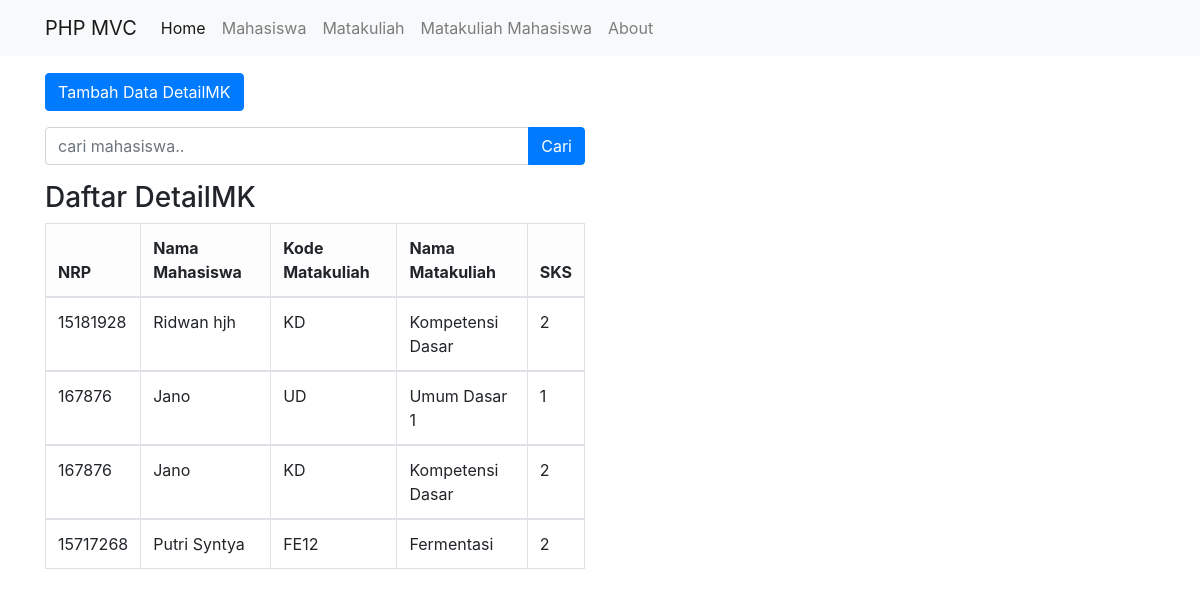
Screenshot of /public/detailmk with the database file from the repository.
### tables this page shows
CREATE TABLE `mk_mhs` (
  `id_detail` int(11) NOT NULL,
  `id_mk` int(11) NOT NULL,
  `id_mhs` int(11) NOT NULL
);

CREATE TABLE `mahasiswa` (
  `id` int(11) NOT NULL,
  `nama` varchar(255) DEFAULT NULL,
  `nrp` varchar(255) DEFAULT NULL,
  `email` varchar(255) DEFAULT NULL,
  `jurusan` varchar(255) DEFAULT NULL
);

CREATE TABLE `matakuliah` (
  `id` int(11) NOT NULL,
  `kode` varchar(5) NOT NULL,
  `nama_mk` varchar(50) NOT NULL,
  `sks` int(11) NOT NULL
);

### app/core/Controller.php (called while the page is built, shortened)
<?php
class Controller {
    public function view($view, $data = [])
    {
        require_once '../app/views/' . $view . '.php';
    }
    public function model($model)
    {
        return new $model;
    }
}

### app/controllers/DetailMK.php (called while the page is built, shortened)
<?php
class DetailMK extends Controller {
    public function index()
    {
        $data['judul'] = 'Daftar DetailMK';
        $data['dmk'] = $this->model('DetailMK_model')->getAllDetailMK();
        $this->view('templates/header', $data);
        $this->view('detailmk/index', $data);
        $this->view('templates/footer');
    }
}

### app/core/App.php (called while the page is built, shortened)
<?php
class App {
    protected $method = 'index';
    protected $params = [];
    public function __construct()
    {
        $this->controller = new $this->controller;
        call_user_func_array([$this->controller, $this->method], $this->params);
    }
}

### public/index.php (called while the page is built, shortened)
<?php
$app = new App;

### app/core/Database.php (called while the page is built, shortened)
<?php
class Database {
    private $host = DB_HOST;
    private $user = DB_USER;
    private $pass = DB_PASS;
    private $db_name = DB_NAME;
    private $dbh;
    private $stmt;
    public function __construct()
    {
        $dsn = 'mysql:host=' . $this->host . ';dbname=' . $this->db_name;
        $option = [
            PDO::ATTR_PERSISTENT => true,
            PDO::ATTR_ERRMODE => PDO::ERRMODE_EXCEPTION
        ];
        try {
            $this->dbh = new PDO($dsn, $this->user, $this->pass, $option);
        } catch(PDOException $e) {
            die($e->getMessage());
        }
    }
    public function query($query)
    {
        $this->stmt = $this->dbh->prepare($query);
    }
    public function execute()
    {
        $this->stmt->execute();
    }
    public function resultSet()
    {
        $this->execute();
        return $this->stmt->fetchAll(PDO::FETCH_ASSOC);
    }
}

### app/models/DetailMK_model.php (called while the page is built, shortened)
<?php
class DetailMK_model {
    private $db;
    public function __construct()
    {
        $this->db = new Database;
    }
    public function getAllDetailMK()
    {
        $this->db->query('SELECT * FROM mk_mhs JOIN matakuliah ON matakuliah.id=mk_mhs.id_mk JOIN mahasiswa ON mahasiswa.id=mk_mhs.id_mhs');
        return $this->db->resultSet();
    }
}

### app/views/detailmk/index.php (the view, shortened to what this page needs)
<div class="container mt-3">
    <div class="row">
      <div class="col-lg-6">
      </div>
    </div>
    <div class="row mb-3">
      <div class="col-lg-6">
        <button type="button" class="btn btn-primary tombolTambahDataDMK" data-toggle="modal" data-target="#formModal">
          Tambah Data DetailMK
        </button>
      </div>
    </div>
    <div class="row mb-3">
      <div class="col-lg-6">
        <form action="<?= BASEURL; ?>/detailmk/cari" method="post">
          <div class="input-group">
            <input type="text" class="form-control" placeholder="cari mahasiswa.." name="keyword" id="keyword" autocomplete="off">
            <div class="input-group-append">
              <button class="btn btn-primary" type="submit" id="tombolCari">Cari</button>
            </div>
          </div>
        </form>
      </div>
    </div>
    <div class="row">
        <div class="col-lg-6">
          <h3>Daftar DetailMK</h3>
          <table class="table table-bordered">
            <thead class="table-light">
              <tr>
                <th scope="col">NRP</th>
                <th scope="col">Nama Mahasiswa</th>
                <th scope="col">Kode Matakuliah</th>
                <th scope="col">Nama Matakuliah</th>
                <th scope="col">SKS</th>
              </tr>
            </thead>
            <?php foreach( $data['dmk'] as $dmk ) : ?>
            <tbody>
              <td><?= $dmk['nrp']?></td>
              <td><?= $dmk['nama']?></td>
              <td><?= $dmk['kode']?></td>
              <td><?= $dmk['nama_mk']?></td>
              <td><?= $dmk['sks']?></td>
            </tbody>
            <?php endforeach; ?>
          </table>
        </div>
    </div>
</div>

### app/views/templates/header.php (shortened to what this page needs)
<!DOCTYPE html>
<html lang="en">
<head>
    <link rel="stylesheet" href="<?= BASEURL; ?>/css/bootstrap.css">
    <link rel="stylesheet" href="<?= BASEURL; ?>/css/style.css">
</head>
<body>
<nav class="navbar navbar-expand-lg navbar-light bg-light">
  <div class="container">
      <a class="navbar-brand" href="<?= BASEURL; ?>">PHP MVC</a>
      <div class="collapse navbar-collapse" id="navbarNavAltMarkup">
        <div class="navbar-nav">
          <a class="nav-item nav-link active" href="<?= BASEURL; ?>">Home <span class="sr-only">(current)</span></a>
          <a class="nav-item nav-link" href="<?= BASEURL; ?>/mahasiswa">Mahasiswa</a>
          <a class="nav-item nav-link" href="<?= BASEURL; ?>/matakuliah">Matakuliah</a>
          <a class="nav-item nav-link" href="<?= BASEURL; ?>/detailmk">Matakuliah Mahasiswa</a>
          <a class="nav-item nav-link" href="<?= BASEURL; ?>/about">About</a>
        </div>
      </div>
  </div>
</nav>

### app/views/templates/footer.php (shortened to what this page needs)
</body>
</html>

### rows the page displays
mk_mhs: id_mhs.nrp "15181928", id_mhs.nama "Ridwan hjh", id_mk.kode "KD", id_mk.nama_mk "Kompetensi Dasar", id_mk.sks "2"
mk_mhs: id_mhs.nrp "167876", id_mhs.nama "Jano", id_mk.kode "UD", id_mk.nama_mk "Umum Dasar 1", id_mk.sks "1"
mk_mhs: id_mhs.nrp "167876", id_mhs.nama "Jano", id_mk.kode "KD", id_mk.nama_mk "Kompetensi Dasar", id_mk.sks "2"
mk_mhs: id_mhs.nrp "15717268", id_mhs.nama "Putri Syntya", id_mk.kode "FE12", id_mk.nama_mk "Fermentasi", id_mk.sks "2"
